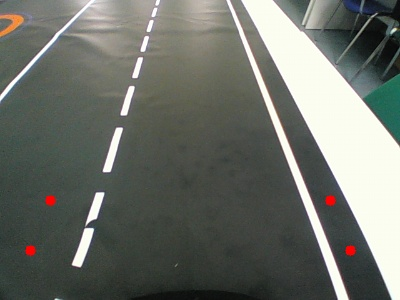
#> input picture foto/0.jpg, 400 x 300 px, given in place of the camera
$ python importcv2ascv.py
#> lines starting #> are read from the running program, lines starting #| are printed output that depends on the picture; after the words box and inside, x2 and y2 are one past the last pixel; in counts of white or black regions, pixels touching at a corner belong together
import cv2
#cv2 = cv
import numpy as np
import time
import os
import pigpio
#test_git

os.system("sudo pigpiod")  # Launching GPIO library
time.sleep(1)

ESC = 17 # драйвер двигателя, смотри на номера после GPIO
STEER = 18 # сервопривод

pi = pigpio.pi()
time.sleep(1)
pi.set_servo_pulsewidth(ESC, 0)
pi.set_servo_pulsewidth(STEER, 0)
time.sleep(2)
print("podau signal")
pi.set_servo_pulsewidth(ESC, 1500)
time.sleep(2)

cap = cv2.VideoCapture(0)

ESCAPE = 27
key = 1

RECT = np.float32([[0, 299],
                   [399, 299],
                   [399, 0],
                   [0, 0]])

TRAP = np.float32([[0, 299],
                   [399, 299],
                   [320, 200],
                   [80, 200]])

src_draw = np.array(TRAP, dtype=np.int32)

SIZE = (400, 300)

while (key != ESCAPE):
    ret, frame = cap.read()
#> frame is the input picture: shape (300, 400, 3); mean B, G, R 104.8, 111.7, 108.1

    if ret == False:
       print("End of File")
       break
    #cv2.imshow("frame", frame)
    #key = cv2.waitKey(10)

    frame_gray = cv2.cvtColor(frame, cv2.COLOR_BGR2GRAY)
    #cv2.imshow("Gray", frame_gray)

    binary = cv2.inRange(frame_gray, 170, 255)
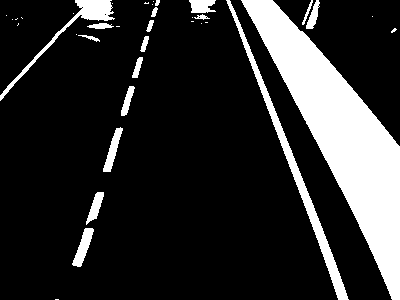
#> binary: shape (300, 400); 17.4% white; 37 white regions (19 under 20 px), largest, box (x1, y1, x2, y2) and area: (241, 0, 400, 300) 15139, (226, 0, 349, 300) 2330, (0, 0, 115, 101) 1067
    #cv2.imshow("Binary", binary)

    binary = cv2.resize(binary, SIZE)

    binary_visual = binary.copy()
    #cv2.polylines(binary_visual, [src_draw], True, 255)
    #cv2.imshow("TRAP", binary_visual)

    M = cv2.getPerspectiveTransform(TRAP, RECT)
    perspective = cv2.warpPerspective(binary, M, SIZE, flags=cv2.INTER_LINEAR)
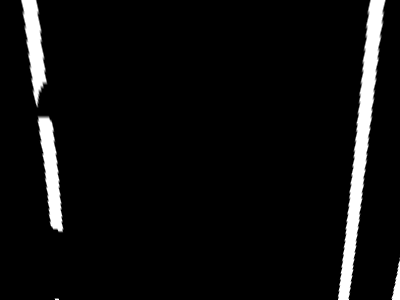
#> perspective: shape (300, 400); min 0, max 255, mean 14.5
    #cv2.imshow("Perspective", perspective)

    hist = np.sum(perspective, axis=0)
#> hist = 400 values, max 32604 at index 367, min 0 at index 0, mean 4335.5
    #print(hist)
    center = hist.shape[0] // 2
#> center = 200

    hist_l = hist[:center]
#> hist_l = 200 values, max 26802 at index 51, min 0 at index 0, mean 3537.6
    hist_r = hist[center:]
#> hist_r = 200 values, max 32604 at index 167, min 0 at index 0, mean 5133.4

    ind_left = np.argmax(hist_l)
#> ind_left = 51
    ind_right = np.argmax(hist_r) + center
#> ind_right = 367

    print(ind_left, ind_right)
#| 51 367

    out = perspective.copy()
    # cv2.line(out, (ind_left, 0), (ind_left, 299), 50, 2)
    # cv2.line(out, (ind_right, 0), (ind_right, 299), 50, 2)
    # cv2.imshow("Lines", out)

    center_road = (ind_left + ind_right) // 2
#> center_road = 209
    Error = center_road - center
#> Error = 9

    print(Error)
#| 9
    angle = 110 - (Error*0.5)
#> angle = 105.5
    if angle > 110 + 22:
        angle = 110 + 22
    if angle < 110 - 22:
        angle = 110 - 22

    pi.set_servo_pulsewidth(STEER, int(16.66666 * angle))
    pi.set_servo_pulsewidth(ESC, 1555)
time.sleep(200)

cv2.destroyAllWindows()
cap.release()

$ run again, on foto/road.jpg
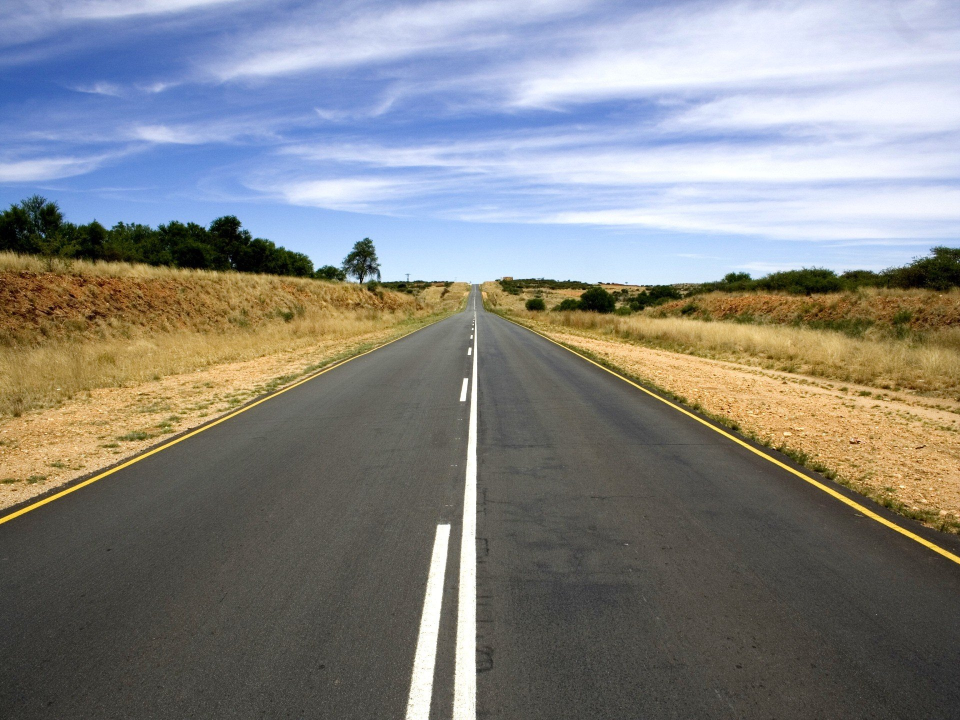
#> input picture foto/road.jpg, 1920 x 1440 px, given in place of the camera (shown at 1/2 size)
#> frame is the input picture: shape (1440, 1920, 3); mean B, G, R 131.5, 132.4, 132
#> `binary = cv2.inRange(frame_gray, 170, 255)`:
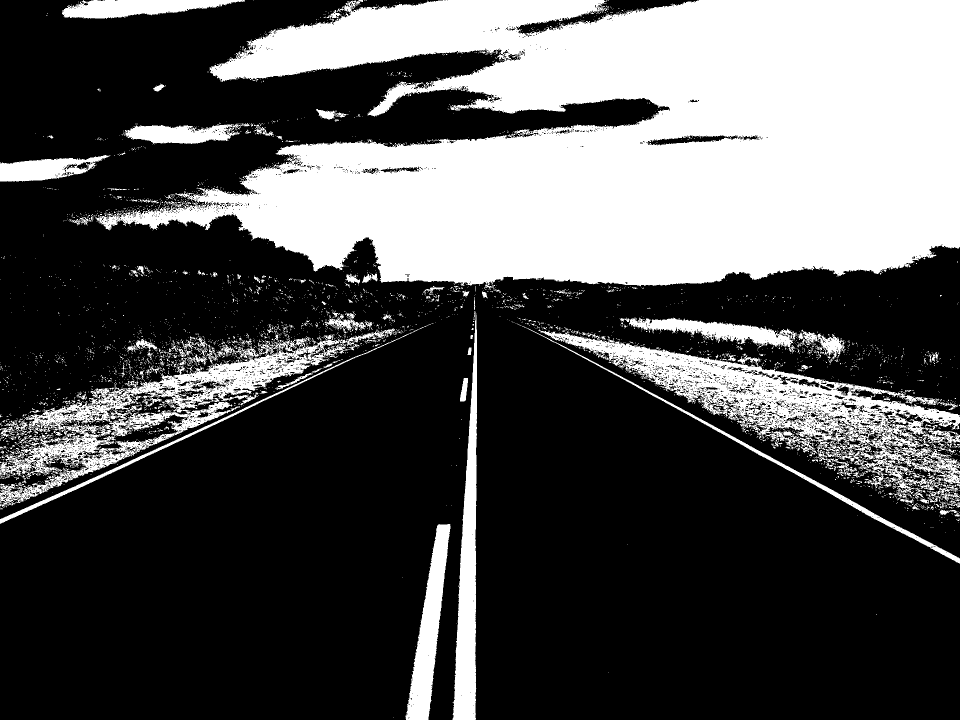
#> binary: shape (1440, 1920) (shown at 1/2 size); 32.1% white; 4210 white regions (3997 under 20 px), largest, box (x1, y1, x2, y2) and area: (190, 0, 1920, 577) 674628, (1076, 659, 1920, 1001) 63548, (0, 656, 790, 1014) 46089
#> `perspective = cv2.warpPerspective(binary, M, SIZE, flags=cv2.INTER_LIN..`:
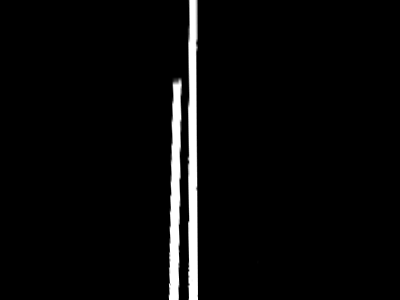
#> perspective: shape (300, 400); min 0, max 255, mean 9.4
#> hist = 400 values, max 76500 at index 193, min 0 at index 0, mean 2829
#> hist_l = 200 values, max 76500 at index 193, min 0 at index 0, mean 5657.8
#> hist_r = 200 values, max 12 at index 57, min 0 at index 0, mean 0.095
#> ind_left = 193
#> ind_right = 257
#| 193 257
#> center_road = 225
#> Error = 25
#| 25
#> angle = 97.5
